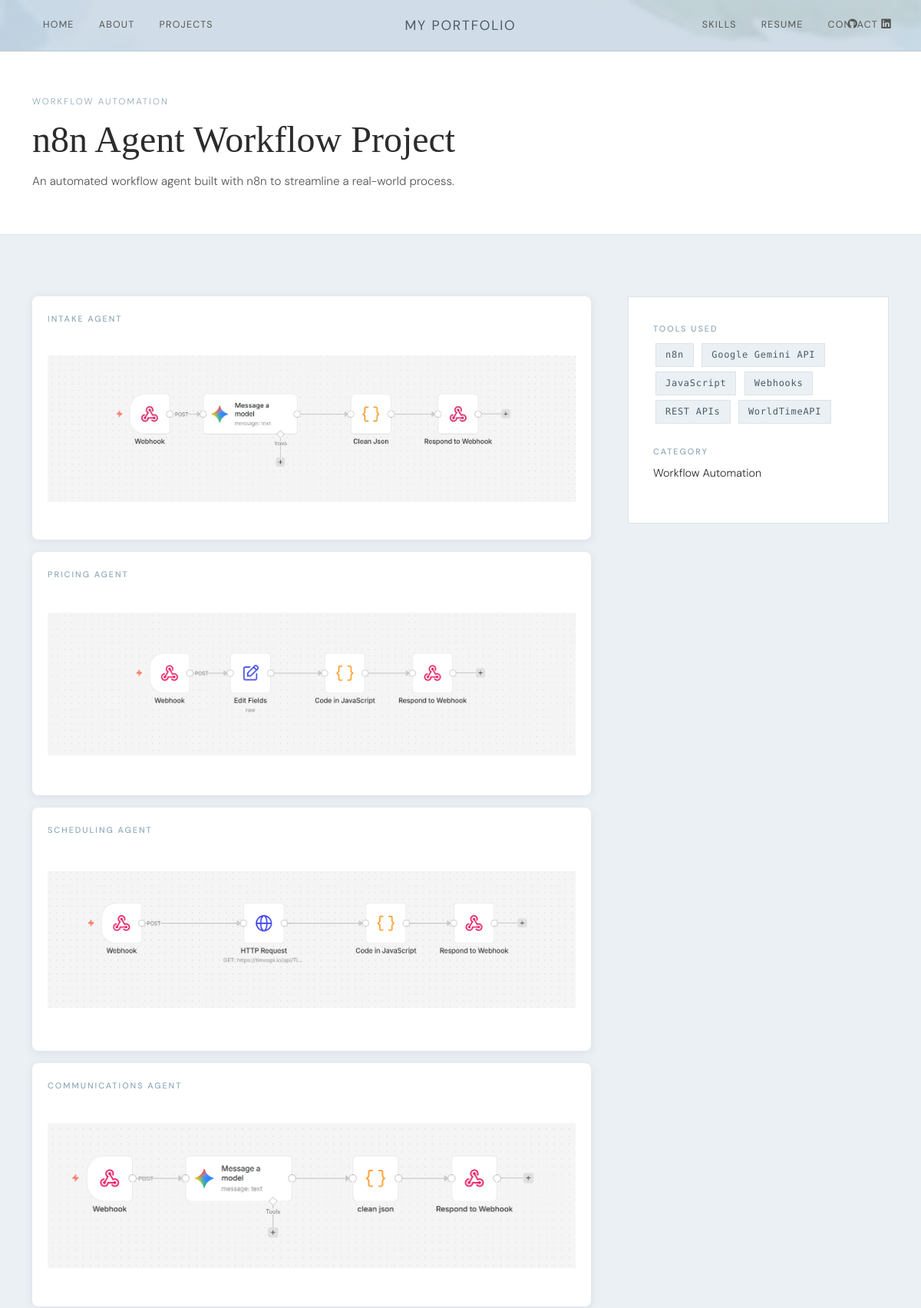
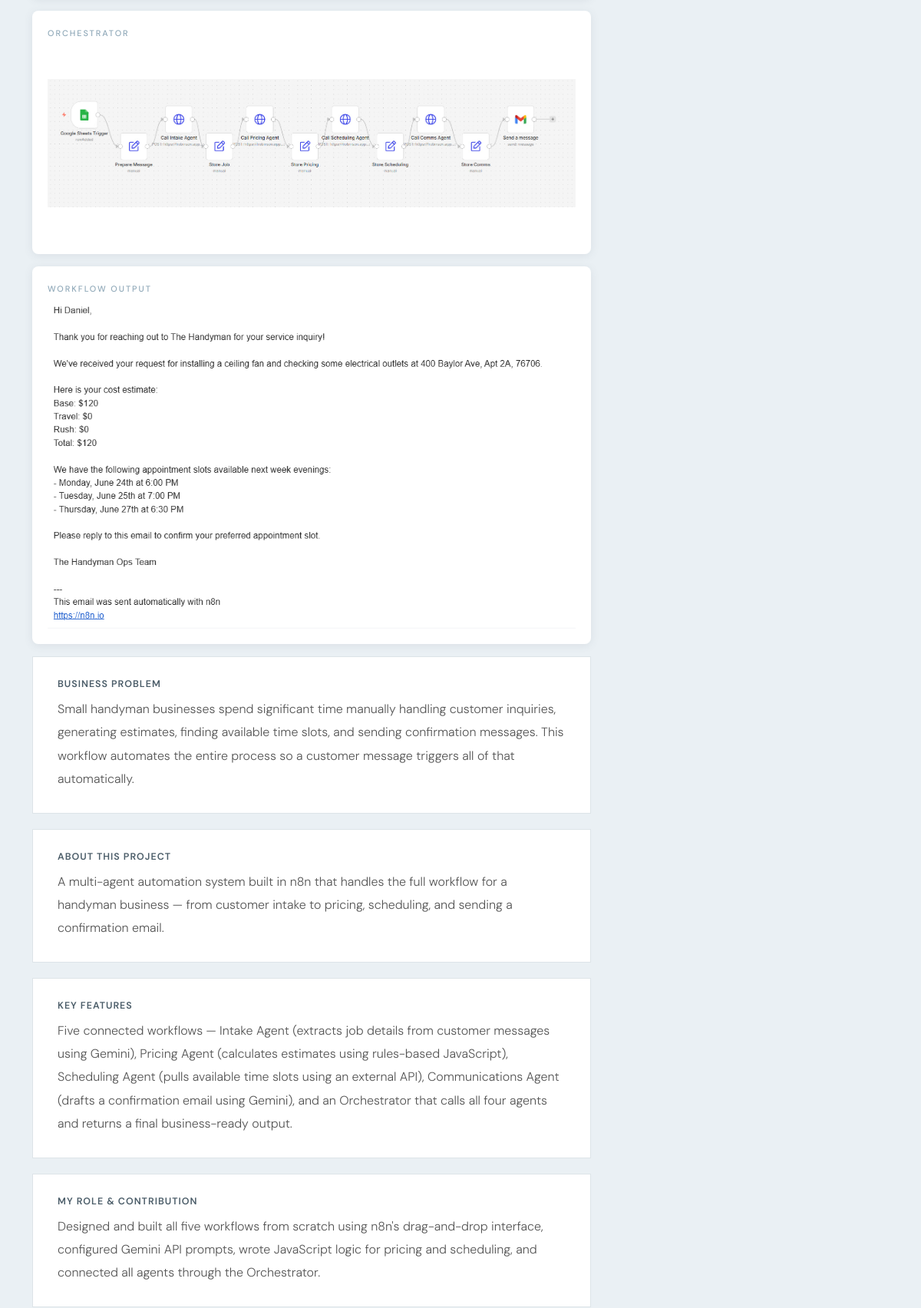
The app's page /projects/2/ (upper part) with its own data (2 pictures, top to bottom).
### portfolio/models.py (models this page shows, shortened)
class Project(models.Model):
    CATEGORY_CHOICES = [
        ('chatbot', 'Chatbot'),
        ('agent', 'AI Agent'),
        ('ml', 'Machine Learning'),
        ('web', 'Web Development'),
        ('media', 'AI Media'),
        ('workflow', 'Workflow Automation'),
        ('google_ai_studio', 'Google AI Studio Media Project'),
    ]
    title = models.CharField(max_length=200)
    summary = models.CharField(max_length=300)
    description = models.TextField()
    category = models.CharField(max_length=50, choices=CATEGORY_CHOICES, default='agent')
    tools_used = models.TextField(help_text="Comma-separated list of tools")
    business_problem = models.TextField(default='')
    key_features = models.TextField(help_text="Describe the key features", default='')
    role = models.TextField(help_text="Your role and contribution", default='')
    challenges = models.TextField(help_text="Biggest challenge faced")
    lessons_learned = models.TextField(help_text="What you learned")
    image = models.ImageField(upload_to='projects/', blank=True, null=True)
    links = models.URLField(blank=True, null=True)
    github_link = models.URLField(blank=True, null=True, help_text="GitHub repository URL")
    demo_link = models.URLField(blank=True, null=True, help_text="Live demo or deployed project URL")
    class Meta:
        ordering = ['title']
    def get_tools_list(self):
        return [t.strip() for t in self.tools_used.split(',') if t.strip()]

### portfolio/views.py (the view)
# urls.py: path('projects/<int:pk>/', views.project_detail, name='project_detail'),
def project_detail(request, pk):
    project = get_object_or_404(Project, pk=pk)
    other_projects = Project.objects.exclude(pk=pk)[:3]
    return render(request, 'portfolio/project_detail.html', {
        'project': project,
        'other_projects': other_projects,
    })

### templates/portfolio/project_detail.html (shortened to what this page needs)
{% extends 'portfolio/base.html' %}
{% load static %}
{% block content %}
<div class="page-header">
  <div class="container">
    <span class="page-header-eyebrow">{{ project.get_category_display }}</span>
    <h1 class="page-header-title">{{ project.title }}</h1>
    <p class="page-header-sub">{{ project.summary }}</p>
  </div>
</div>
<section class="section-pad" style="background:#EAF0F4">
  <div class="container">
    <div class="row g-5">
      <div class="col-lg-8">
        {% if 'LangChain' in project.title %}
        <div class="workflow-images mb-4">
          <div style="background:#fff;border-radius:8px;box-shadow:0 2px 12px rgba(74,92,104,0.10);padding:20px;margin-bottom:16px">
            <span class="detail-section-label" style="margin-bottom:12px;display:block">Agent Conversation Trace</span>
            <div style="background:#1e1e1e;border-radius:6px;padding:20px;max-height:540px;overflow-y:auto;font-family:'DM Mono',monospace;font-size:0.78rem;line-height:1.8;color:#d4d4d4;">
              <div style="color:#6a9955;margin-bottom:4px;">▶ CUSTOMER REQUEST</div>
              <div style="border-top:1px solid #333;margin-bottom:12px;"></div>
              <pre style="margin:0 0 24px 0;white-space:pre-wrap;word-break:break-word;background:none;padding:0;color:inherit;font-family:inherit;font-size:inherit;">USER >> My faucet is leaking badly, I need it fixed ASAP. It&#39;s a complex repair.</pre>
              <div style="color:#6a9955;margin-bottom:4px;">▶ PRICING AGENT</div>
              <div style="border-top:1px solid #333;margin-bottom:12px;"></div>
              <pre style="margin:0 0 24px 0;white-space:pre-wrap;word-break:break-word;background:none;padding:0;color:inherit;font-family:inherit;font-size:inherit;">===== AGENT TRACE =====
TOOL CALL: pricing_tool
ARGUMENTS: {&#39;client_request&#39;: &#39;My faucet is leaking badly, I need it fixed ASAP. It&#39;s a complex repair.&#39;}
TOOL OUTPUT (pricing_tool):
{
  &quot;service_type&quot;: &quot;faucet repair&quot;,
  &quot;urgency&quot;: &quot;urgent&quot;,
  &quot;complexity&quot;: &quot;complex&quot;,
  &quot;estimated_price&quot;: &quot;154.38&quot;
}
FINAL RESPONSE:
I can help you with that! The estimated price for the faucet repair is $154.38.
This includes a base price of $95, an urgent multiplier of 1.25, and a complex
multiplier of 1.3.
Would you like me to check availability for a technician to come and fix it?
USER >> Yes, today ASAP</pre>
              <div style="color:#6a9955;margin-bottom:4px;">▶ SCHEDULING AGENT</div>
              <div style="border-top:1px solid #333;margin-bottom:12px;"></div>
              <pre style="margin:0 0 24px 0;white-space:pre-wrap;word-break:break-word;background:none;padding:0;color:inherit;font-family:inherit;font-size:inherit;">TOOL CALL: scheduling_tool
ARGUMENTS: {&#39;time_window&#39;: &#39;ASAP&#39;, &#39;requested_day&#39;: &#39;today&#39;}
TOOL OUTPUT (scheduling_tool):
{
  &quot;requested_day&quot;: &quot;today&quot;,
  &quot;time_window&quot;: &quot;ASAP&quot;,
  &quot;duration_minutes&quot;: 60,
  &quot;available_slots&quot;: [
    {&quot;option_number&quot;: 1, &quot;display&quot;: &quot;Thursday 09:00 AM&quot;},
    {&quot;option_number&quot;: 2, &quot;display&quot;: &quot;Thursday 09:30 AM&quot;},
    {&quot;option_number&quot;: 3, &quot;display&quot;: &quot;Thursday 10:00 AM&quot;},
    {&quot;option_number&quot;: 4, &quot;display&quot;: &quot;Thursday 12:30 PM&quot;},
    {&quot;option_number&quot;: 5, &quot;display&quot;: &quot;Thursday 01:00 PM&quot;}
  ],
  &quot;message&quot;: &quot;Best available asap slots for today were found.&quot;
}
FINAL RESPONSE:
I have a few urgent slots available today for a 60-minute appointment:
1. Thursday 11:00 AM
2. Thursday 11:30 AM
3. Thursday 12:00 PM
4. Thursday 12:30 PM
5. Thursday 01:00 PM
Please let me know which option number works best for you!</pre>
              <div style="color:#6a9955;margin-bottom:4px;">▶ BOOKING CONFIRMATION</div>
              <div style="border-top:1px solid #333;margin-bottom:12px;"></div>
              <pre style="margin:0 0 24px 0;white-space:pre-wrap;word-break:break-word;background:none;padding:0;color:inherit;font-family:inherit;font-size:inherit;">USER >> 1
FINAL RESPONSE:
Great! To book your faucet repair for Thursday at 11:00 AM, I&#39;ll need your
full name and service address.
USER >> Landri Robinson, 123 Main St, Waco TX</pre>
              <div style="color:#6a9955;margin-bottom:4px;">▶ CALENDAR EVENT CREATED</div>
              <div style="border-top:1px solid #333;margin-bottom:12px;"></div>
              <pre style="margin:0;white-space:pre-wrap;word-break:break-word;background:none;padding:0;color:inherit;font-family:inherit;font-size:inherit;">TOOL CALL: create_calendar_event_tool
ARGUMENTS: {
  &#39;duration_minutes&#39;: 60,
  &#39;service_type&#39;: &#39;faucet repair&#39;,
  &#39;notes&#39;: &#39;complex repair, urgent&#39;,
  &#39;start_iso&#39;: &#39;2026-05-07T11:00:00-05:00&#39;,
  &#39;customer_name&#39;: &#39;Landri Robinson&#39;,
  &#39;location&#39;: &#39;123 Main St, Waco TX&#39;
}
TOOL OUTPUT (create_calendar_event_tool):
{
  &quot;status&quot;: &quot;success&quot;,
  &quot;customer_name&quot;: &quot;Landri Robinson&quot;,
  &quot;service_type&quot;: &quot;faucet repair&quot;,
  &quot;start_iso&quot;: &quot;2026-05-07T11:00:00-05:00&quot;,
  &quot;end_iso&quot;: &quot;2026-05-07T12:00:00-05:00&quot;,
  &quot;message&quot;: &quot;Calendar event created successfully for Landri Robinson on Thursday May 07, 2026 at 11:00 AM.&quot;
}
FINAL RESPONSE:
Your appointment for a complex faucet repair at 123 Main St, Waco TX on
Thursday, May 7, 2026 at 11:00 AM has been successfully booked!
A calendar event has been created.</pre>
            </div>
          </div>
          <div style="background:#fff;border-radius:8px;box-shadow:0 2px 12px rgba(74,92,104,0.10);padding:20px;">
            <span class="detail-section-label" style="margin-bottom:8px;display:block">Google Calendar Output</span>
            <img src="{% static 'images/langchain 7.png' %}" alt="Google Calendar Output" style="width:100%;height:260px;object-fit:contain;object-position:center;display:block;background-color:#EAF0F4">
          </div>
        </div>
        {% elif 'n8n' in project.title %}
        <div class="workflow-images">
          <div style="background:#fff;border-radius:8px;box-shadow:0 2px 12px rgba(74,92,104,0.10);padding:20px;margin-bottom:16px">
            <span class="detail-section-label" style="margin-bottom:8px;display:block">Intake Agent</span>
            <img src="{% static 'images/intake agent.JPG' %}" alt="Intake Agent" style="width:100%;height:250px;object-fit:contain;object-position:center;display:block">
          </div>
          <div style="background:#fff;border-radius:8px;box-shadow:0 2px 12px rgba(74,92,104,0.10);padding:20px;margin-bottom:16px">
            <span class="detail-section-label" style="margin-bottom:8px;display:block">Pricing Agent</span>
            <img src="{% static 'images/pricing agent.png' %}" alt="Pricing Agent" style="width:100%;height:250px;object-fit:contain;object-position:center;display:block">
          </div>
          <div style="background:#fff;border-radius:8px;box-shadow:0 2px 12px rgba(74,92,104,0.10);padding:20px;margin-bottom:16px">
            <span class="detail-section-label" style="margin-bottom:8px;display:block">Scheduling Agent</span>
            <img src="{% static 'images/scheduling agent.png' %}" alt="Scheduling Agent" style="width:100%;height:250px;object-fit:contain;object-position:center;display:block">
          </div>
          <div style="background:#fff;border-radius:8px;box-shadow:0 2px 12px rgba(74,92,104,0.10);padding:20px;margin-bottom:16px">
            <span class="detail-section-label" style="margin-bottom:8px;display:block">Communications Agent</span>
            <img src="{% static 'images/comms agent screenshot.JPG' %}" alt="Communications Agent" style="width:100%;height:250px;object-fit:contain;object-position:center;display:block">
          </div>
          <div style="background:#fff;border-radius:8px;box-shadow:0 2px 12px rgba(74,92,104,0.10);padding:20px;margin-bottom:16px">
            <span class="detail-section-label" style="margin-bottom:8px;display:block">Orchestrator</span>
            <img src="{% static 'images/orchestrator agent.JPG' %}" alt="Orchestrator" style="width:100%;height:250px;object-fit:contain;object-position:center;display:block">
          </div>
          <div style="background:#fff;border-radius:8px;box-shadow:0 2px 12px rgba(74,92,104,0.10);padding:20px;margin-bottom:16px">
            <span class="detail-section-label" style="margin-bottom:8px;display:block">Workflow Output</span>
            <img src="{% static 'images/n8n output.png' %}" alt="Workflow Output" style="width:100%;height:auto;object-fit:contain;object-position:center;display:block">
          </div>
        </div>
        {% endif %}
        <div class="detail-block">
          <h5>Business Problem</h5>
          <p style="color:var(--charcoal-lt);line-height:1.9;margin:0">{{ project.business_problem }}</p>
        </div>
        <div class="detail-block">
          <h5>About This Project</h5>
          <p style="color:var(--charcoal-lt);line-height:1.9;margin:0">{{ project.description }}</p>
        </div>
        <div class="detail-block">
          <h5>Key Features</h5>
          <p style="color:var(--charcoal-lt);line-height:1.9;margin:0">{{ project.key_features }}</p>
        </div>
        <div class="detail-block">
          <h5>My Role &amp; Contribution</h5>
          <p style="color:var(--charcoal-lt);line-height:1.9;margin:0">{{ project.role }}</p>
        </div>
        <div class="row g-4">
        </div>
      </div>
      <div class="col-lg-4">
        <div class="sidebar-card">
          <span class="detail-section-label">Tools Used</span>
          <div class="mb-4">
            {% for tool in project.get_tools_list %}
              <span class="tool-tag">{{ tool }}</span>
            {% endfor %}
          </div>
          <span class="detail-section-label">Category</span>
          <p style="font-size:0.9rem;margin-bottom:20px">{{ project.get_category_display }}</p>
        </div>
      </div>
    </div>
  </div>
</section>
{% endblock %}

### templates/portfolio/base.html (shortened to what this page needs)
{% load static %}
<!DOCTYPE html>
<html lang="en">
<head>
  <link href="https://cdn.jsdelivr.net/npm/bootstrap@5.3.0/dist/css/bootstrap.min.css" rel="stylesheet" />
  <link href="https://cdn.jsdelivr.net/npm/bootstrap-icons@1.11.0/font/bootstrap-icons.css" rel="stylesheet" />
  <link href="{% static 'css/style.css' %}" rel="stylesheet" />
</head>
<body>
  <header class="site-header">
  <nav class="navbar-main">
    <div class="container d-flex align-items-center justify-content-between position-relative">
      <div class="d-flex gap-1">
        <a href="{% url 'home' %}" class="nav-link-custom {% if request.resolver_match.url_name == 'home' %}active{% endif %}">Home</a>
        <a href="{% url 'about' %}" class="nav-link-custom {% if request.resolver_match.url_name == 'about' %}active{% endif %}">About</a>
        <a href="{% url 'projects' %}" class="nav-link-custom {% if request.resolver_match.url_name == 'projects' %}active{% endif %}">Projects</a>
      </div>
      <a href="{% url 'home' %}" class="navbar-brand-center">My Portfolio</a>
      <div class="d-flex gap-1 align-items-center">
        <a href="{% url 'skills' %}" class="nav-link-custom {% if request.resolver_match.url_name == 'skills' %}active{% endif %}">Skills</a>
        <a href="{% url 'resume' %}" class="nav-link-custom {% if request.resolver_match.url_name == 'resume' %}active{% endif %}">Resume</a>
        <a href="{% url 'contact' %}" class="nav-link-custom {% if request.resolver_match.url_name == 'contact' %}active{% endif %}">Contact</a>
      </div>
    </div>
    <div class="navbar-social-icons">
      <a href="https://github.com/" target="_blank" class="nav-link-custom"><i class="bi bi-github"></i></a>
      <a href="https://www.linkedin.com/in/landri-robinson-632848255/" target="_blank" class="nav-link-custom"><i class="bi bi-linkedin"></i></a>
    </div>
  </nav>
  </header>
  <main>
    {% block content %}{% endblock %}
  </main>
</body>
</html>

### records on screen
Project: category "WORKFLOW AUTOMATION", title "n8n Agent Workflow Project", summary "An automated workflow agent built with n8n to streamline a real-world process.", business_problem "Small handyman businesses spend significant time manually handling customer inquiries, generating estimates, finding available time slots, and sending confirmation messages. This workflow automates the entire process so a customer message triggers all of that automatically.", description "A multi-agent automation system built in n8n that handles the full workflow for a handyman business — from customer intake to pricing, scheduling, and sending a confirmation email.", key_features "Five connected workflows — Intake Agent (extracts job details from customer messages using Gemini), Pricing Agent (calculates estimates using rules-based JavaScript), Scheduling Agent (pulls available time slots using an external API), Communications Agent (drafts a confirmation email using Gemini), and an Orchestrator that calls all four agents and returns a final business-ready output.", role "Designed and built all five workflows from scratch using n8n's drag-and-drop interface, configured Gemini API prompts, wrote JavaScript logic for pricing and scheduling, and connected all agents through the Orchestrator.", category "Workflow Automation"

### other values on screen
{{ tool }} "n8n" "Google Gemini API" "JavaScript" "Webhooks" "REST APIs" "WorldTimeAPI"
